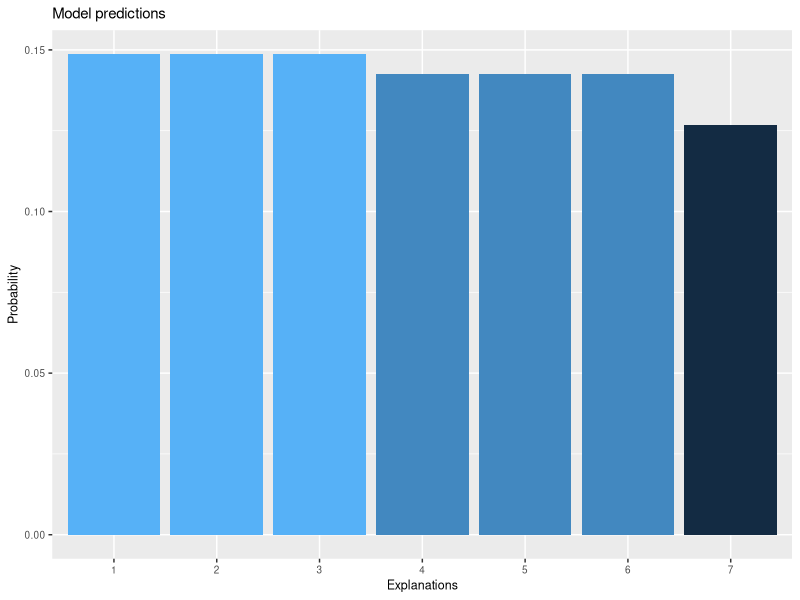
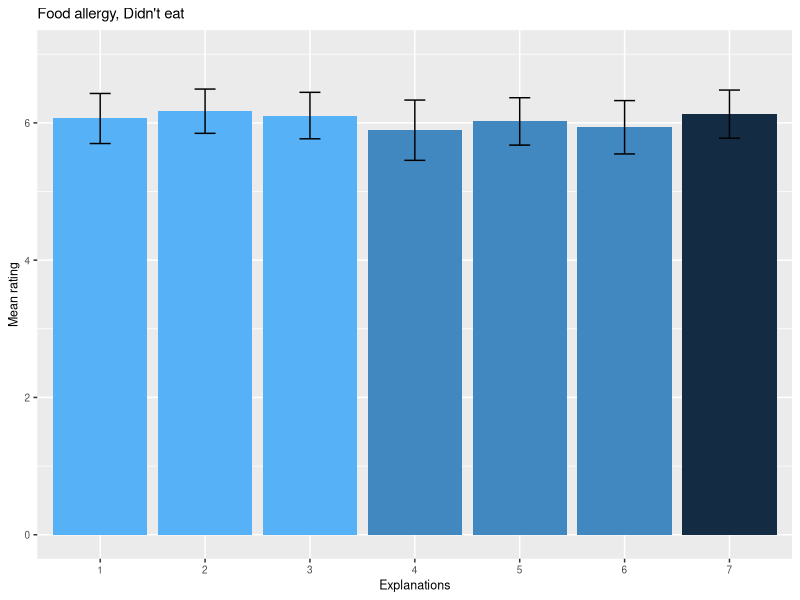
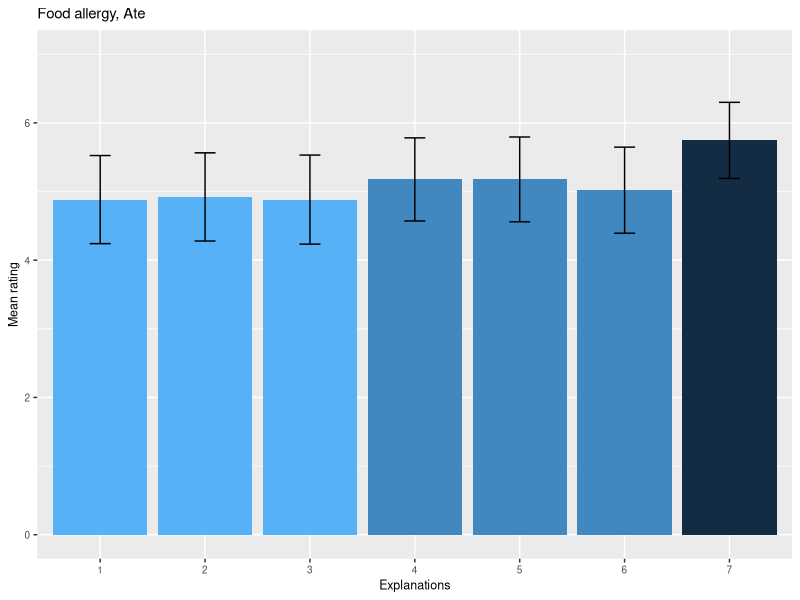
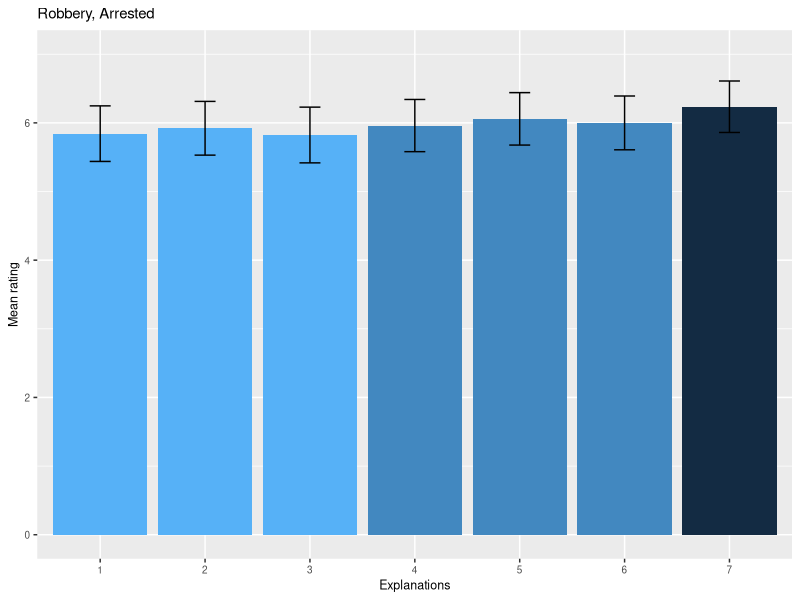
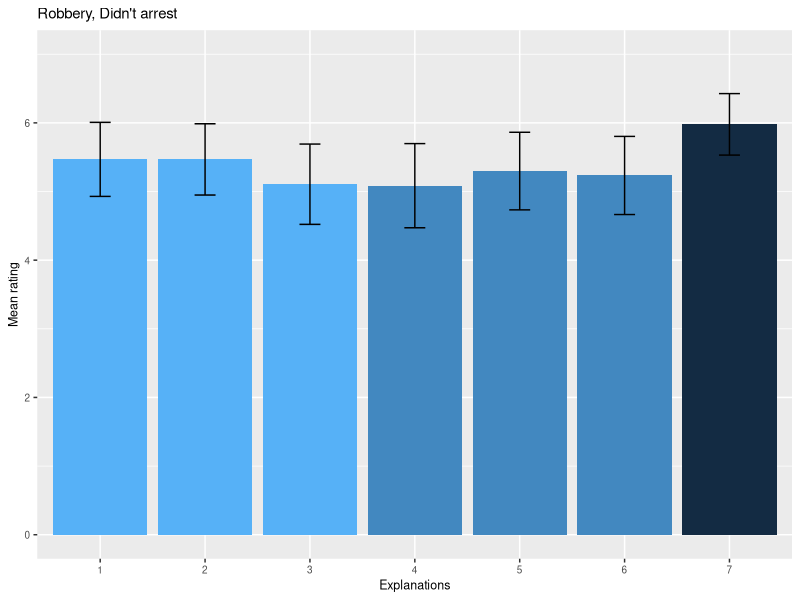
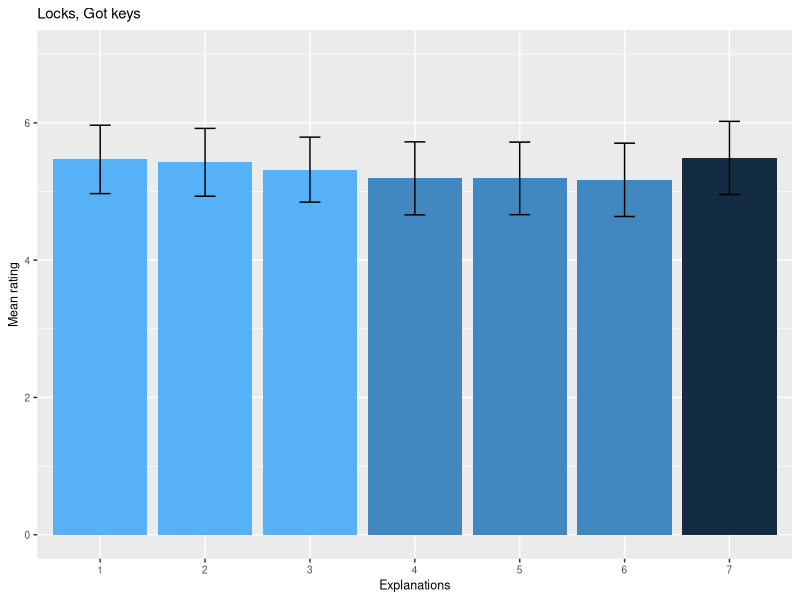
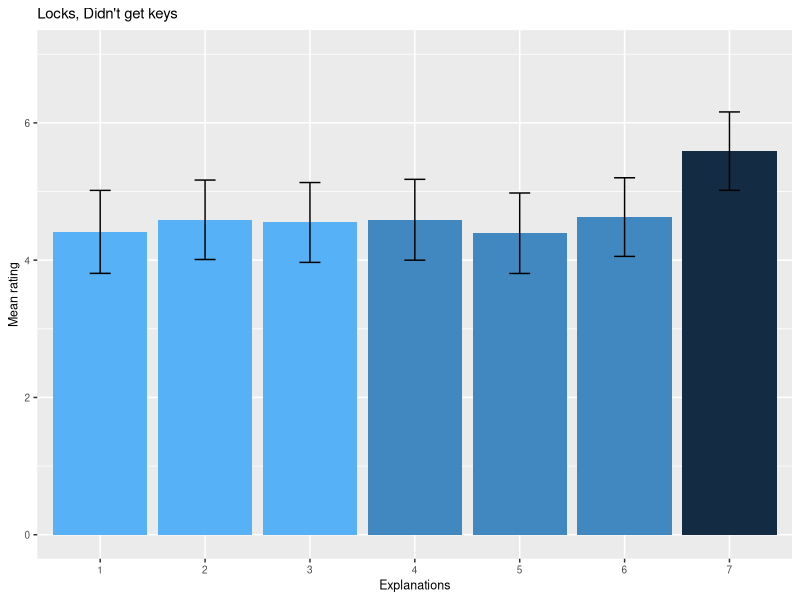

Reproduce these figures in R, in order.
# Analyze data


#  story: food allergy 
# 
#      case: did not eat the appetizer
#          explanations
#              0: knew that the goat cheese contained benzatrate
#              1: knew that the bell pepper contained benzatrate
#              2: knew that the bacon contained benzatrate
#              3: knew that the goat cheese contained benzatrate and that the bell pepper contained benzatrate
#              4: knew that the goat cheese contained benzatrate and that the bacon contained benzatrate
#              5: knew that the bell pepper contained benzatrate and that the bacon contained benzatrate
#              6: knew that the goat cheese contained benzatrate, and that the bell pepper contained benzatrate, and that the bacon contained benzatrate
#              7: didn't know that the goat cheese contained benzatrate, or that the bell pepper contained benzatrate, or that the bacon contained benzatrate
#
#      case: ate the appetizer
#          explanations
#              0: didn't know that the goat cheese contained benzatrate
#              1: didn't know that the bell pepper contained benzatrate
#              2: didn't know that the bacon contained benzatrate
#              3: didn't know that the goat cheese contained benzatrate or that the bell pepper contained benzatrate
#              4: didn't know that the goat cheese contained benzatrate or that the bacon contained benzatrate
#              5: didn't know that the bell pepper contained benzatrate or that the bacon contained benzatrate
#              6: didn't know that the goat cheese contained benzatrate, or that the bell pepper contained benzatrate, or that the bacon contained benzatrate
#              7: knew that the goat cheese contained benzatrate, and that the bell pepper contained benzatrate, and that the bacon contained benzatrate
#
#  story: robbery 
# 
#      case: arrested the culprit
#          explanations
#              0: knew that he had robbed the liquor store
#              1: knew that he had robbed the drug store
#              2: knew that he had robbed the grocery store
#              3: knew that he had robbed the liquor store and the drug store
#              4: knew that he had robbed the liquor store and the grocery store
#              5: knew that he had robbed the drug store and the grocery store
#              6: knew that he had robbed the liquor store, the drug store, and the grocery store
#              7: didn't know that he had robbed the liquor store, or the drug store, or the grocery store
#
#      case: did not arrest the culprit
#          explanations
#              0: didn't know that he had robbed the liquor store
#              1: didn't know that he had robbed the drug store
#              2: didn't know that he had robbed the grocery store
#              3: didn't know that he had robbed the liquor store or the drug store
#              4: didn't know that he had robbed the liquor store or the grocery store
#              5: didn't know that he had robbed the drug store or the grocery store
#              6: didn't know that he had robbed the liquor store, or the drug store, or the grocery store
#              7: knew that he had robbed the liquor store, and the drug store, and the grocery store
#
#  story: locks 
# 
#      case: got the keys before opening
#          explanations
#              0: knew that Lock A was locked
#              1: knew that Lock B was locked
#              2: knew that Lock C was locked
#              3: knew that Lock A was locked and that Lock B was locked
#              4: knew that Lock A was locked and that Lock C was locked
#              5: knew that Lock B was locked and that Lock C was locked
#              6: knew that Lock A was locked, and that Lock B was locked, and that Lock C was locked
#              7: didn't know that Lock A was locked, or that Lock B was locked, or that Lock C was locked
#
#      case: didn't get the keys before opening
#          explanations
#              0: didn't know that Lock A was locked
#              1: didn't know that Lock B was locked
#              2: didn't know that Lock C was locked
#              3: didn't know that Lock A was locked, or that Lock B was locked
#              4: didn't know that Lock A was locked, or that Lock C was locked
#              5: didn't know that Lock B was locked, or that Lock C was locked
#              6: didn't know that Lock A was locked, or that Lock B was locked, or that Lock C was locked
#              7: knew that Lock A was locked, and that Lock B was locked, and that Lock C was locked
#

library(tidyverse)

# Clear workspace
rm(list=ls())

# Read in data
rawdata <- read.csv("../Data/data_all.csv")

# Number of subjects before excluding subjects who failed attention check
N_total <- rawdata %>% 
           select(Subject) %>%
           rapply(function(x) length(unique(x)))
cat(sprintf("Total N: %d", N_total),"\n")

# Filter out subjects who failed the attention check
# Recall that the attention check in this experiment was explanation 7; if a subject
# gave a rating of > 4 (indicating that they thought it was a good explanation) for any
# story, all of their ratings were discarded
filteredSubjects <- rawdata %>%
                    filter(Explanation.7 > 4) %>%
					select(Subject)
processedData <- rawdata %>% anti_join(filteredSubjects, by="Subject") %>%
                             select(-Reasoning)
                     
# Number of subjects after excluding subjects who failed attention check
N_final <- processedData %>%
           select(Subject) %>%
		   rapply(function(x) length(unique(x)))
cat(sprintf("Final N: %d", N_final),"\n")

# Reformat the data
processedData_long <- gather(processedData, key = expl,
                             value = rating, Explanation.0, Explanation.1,
							 Explanation.2, Explanation.3, Explanation.4,
							 Explanation.5, Explanation.6, Explanation.7)

# Compute the ANOVA
# -------------------
# The prediction is an interaction between the Case and expl variables. Specifically,
# we predict that subjects will treat the two cases of each story differently.
pd <- processedData_long %>% filter(expl != "Explanation.7")
print((summary(aov(rating ~ Case * Story * expl + Error(Subject/(Story*expl)), data=pd))))

# Compute separate ANOVA tests for individual conditions
# --------------------
# The predicition is that within each condition, subjects will given different ratings 
# for the different explanations

# Food allergy
cat(sprintf("\n=========================\n"))
cat(sprintf("Food allergy (didn't eat) ANOVA:\n"))
dfood2 <- processedData_long %>% 
            filter(Story == "food allergy", Case=="didn't eat", expl != "Explanation.7")
print(summary(aov(rating ~ expl + Error(Subject/expl), data=dfood2)))

cat(sprintf("\n=========================\n"))
cat(sprintf("Food allergy (ate) ANOVA:\n"))
dfood1 <- processedData_long %>% 
            filter(Story == "food allergy", Case=="ate", expl != "Explanation.7")
print(summary(aov(rating ~ expl + Error(Subject/expl), data=dfood1)))

# Robbery
cat(sprintf("\n=========================\n"))
cat(sprintf("Robbery (arrested) ANOVA:\n"))
drobbery1 <- processedData_long %>% 
            filter(Story == "robbery", Case=="arrested", expl != "Explanation.7")
print(summary(aov(rating ~ expl + Error(Subject/expl), data=drobbery1)))

cat(sprintf("\n=========================\n"))
cat(sprintf("Robbery (didn't arrest) ANOVA:\n"))
drobbery2 <- processedData_long %>% 
            filter(Story == "robbery", Case=="didn't arrest", expl != "Explanation.7")
print(summary(aov(rating ~ expl + Error(Subject/expl), data=drobbery2)))

# Locks and keys
cat(sprintf("\n=========================\n"))
cat(sprintf("Locks (got keys) ANOVA:\n"))
dlocks1 <- processedData_long %>% 
            filter(Story == "locks", Case=="got keys", expl != "Explanation.7")
print(summary(aov(rating ~ expl + Error(Subject/expl), data=dlocks1)))

cat(sprintf("\n=========================\n"))
cat(sprintf("Locks (didn't get keys) ANOVA:\n"))
dlocks2 <- processedData_long %>% 
            filter(Story == "locks", Case=="didn't get keys", expl != "Explanation.7")
print(summary(aov(rating ~ expl + Error(Subject/expl), data=dlocks2)))

# Compute the t-tests
# We are specifically comparing Explanation 6 across the two cases of each story.
# These explanations provide rational support in both cases, but one explanation is
# simpler. For example, consider the robbery story. 
#
# Case 1: arrested the culprit
#	Explanation 6: knew that he had robbed the liquor store, the drug store, and the grocery store
#
# Case 2: didn't arrest the culprit
# 	Explanation 6: didn't know that he had robbed the liquor store, or the drug store, or the grocery store
#
# In Case 2, it is necessary to know all three facts in order for the action to provide rational support. But in Case 1, it only necessary to know any one of the three facts to provide rational support. As a result, relative to the other available explanations, Case 1 is a less simple explanation and would receive a lower rating according to our model. We therefore predict that people would assign a higher rating to Explanation 6 in Case 2 than in Case 1.

# Food allergy
cat(sprintf("\n=========================\n"))
cat(sprintf("Food allergy t-test result (didn't eat vs. ate):\n"))

pdFood <- processedData %>% filter(Story == "food allergy") %>%
                            select(Subject, Story, Case, Explanation.6)
print(t.test(pdFood %>% filter(Case=="didn't eat") %>% select(Explanation.6), 
      pdFood %>% filter(Case=="ate") %>% select(Explanation.6), 
	  alternative = c("less"), var.equal = TRUE))
	  
# Robbery
cat(sprintf("\n=========================\n"))
cat(sprintf("Robbery t-test result (didn't arrest vs. did arrest):\n"))

pdRobbery <- processedData %>% filter(Story == "robbery") %>%
                            select(Subject, Story, Case, Explanation.6)
print(t.test(pdRobbery %>% filter(Case=="didn't arrest") %>% select(Explanation.6), 
      pdRobbery %>% filter(Case=="arrested") %>% select(Explanation.6), 
	  alternative = c("less"), var.equal = TRUE))
	  
# Locks
cat(sprintf("\n=========================\n"))
cat(sprintf("Locks t-test result (got keys vs. didn't get keys):\n"))

pdLocks <- processedData %>% filter(Story == "locks") %>%
                            select(Subject, Story, Case, Explanation.6)
print(t.test(pdLocks %>% filter(Case=="got keys") %>% select(Explanation.6), 
      pdLocks %>% filter(Case=="didn't get keys") %>% select(Explanation.6), 
	  alternative = c("less"), var.equal = TRUE))
	  

# Make plots

# Read in model predictions
predictions <- read.csv("../Model/predictions/predictions_tidy.csv")
# Group the three freatures together to make a single column representing condition
predictions <- predictions %>% unite("f", c("Feature.1", "Feature.2", "Feature.3"))

# Plot model predictions
print(ggplot(predictions, 
             aes(x=fct_rev(fct_reorder(f, Probability)), y=Probability, fill=Probability)) +
             geom_col() +
             guides(fill=FALSE) +
             xlab("Explanations") +
             scale_x_discrete(labels=c("1","2","3","4","5","6","7")) +
             ylab("Probability") +
             theme(text=element_text(size=9)) +
             ggtitle("Model predictions"))
ggsave("expt2b_predictions.pdf", width=1.5, height=1.4, units="in")


# Plot data
CImult = 1.96

# Food allergy, didn't eat
pdFoodNoEat <- processedData_long %>%
               filter(Story == "food allergy", Case == "didn't eat",
                      expl != "Explanation.7")
# Compute means and glue a column of predictions
pdFoodNoEatMeans <- pdFoodNoEat %>% group_by(expl) %>%
                                    summarize(m = mean(rating),
                                              std = sd(rating),
                                              n = n(),
                                              CI = CImult*std/sqrt(n)) %>%
                                    mutate(prob = predictions$Probability)

print(ggplot(pdFoodNoEatMeans, 
             aes(x=fct_rev(fct_reorder(expl, prob)), y=m, fill=prob)) +
             geom_col() +
             geom_errorbar(aes(x=fct_rev(fct_reorder(expl, prob)), ymin=m-CI, ymax=m+CI), width=0.2) +
             guides(fill=FALSE) +
             xlab("Explanations") +
             scale_x_discrete(labels=c("1","2","3","4","5","6","7")) +
             ylab("Mean rating") +
             theme(text=element_text(size=9)) +
             ylim(0,7) +
             ggtitle("Food allergy, Didn't eat"))
ggsave("data_allergy.pdf", width=1.5, height=1.4, units="in")

# Food allergy, did eat
pdFoodAte <- processedData_long %>%
               filter(Story == "food allergy", Case == "ate",
                      expl != "Explanation.7")
# Compute means and glue a column of predictions
pdFoodAteMeans <- pdFoodAte %>% group_by(expl) %>%
                                    summarize(m = mean(rating),
                                              std = sd(rating),
                                              n = n(),
                                              CI = CImult*std/sqrt(n)) %>%
                                    mutate(prob = predictions$Probability)

print(ggplot(pdFoodAteMeans, 
             aes(x=fct_rev(fct_reorder(expl, prob)), y=m, fill=prob)) +
             geom_col() +
             geom_errorbar(aes(x=fct_rev(fct_reorder(expl, prob)), ymin=m-CI, ymax=m+CI), width=0.2) +
             guides(fill=FALSE) +
             xlab("Explanations") +
             scale_x_discrete(labels=c("1","2","3","4","5","6","7")) +
             ylab("Mean rating") +
             theme(text=element_text(size=9)) +
             ylim(0,7) +
             ggtitle("Food allergy, Ate"))
ggsave("data_allergy_ate.pdf", width=1.5, height=1.4, units="in")
             
# Robbery, Arrested
pdRobberyArrested <- processedData_long %>%
                     filter(Story == "robbery", Case == "arrested",
                            expl != "Explanation.7")
# Compute means and glue a column of predictions
pdRobberyArrestedMeans <- pdRobberyArrested %>% group_by(expl) %>%
                                                summarize(m = mean(rating),
                                                std = sd(rating),
                                                n = n(),
                                                CI = CImult*std/sqrt(n)) %>%
                                                mutate(prob = predictions$Probability)

print(ggplot(pdRobberyArrestedMeans, 
             aes(x=fct_rev(fct_reorder(expl, prob)), y=m, fill=prob)) +
             geom_col() +
             geom_errorbar(aes(x=fct_rev(fct_reorder(expl, prob)), ymin=m-CI, ymax=m+CI), width=0.2) +
             guides(fill=FALSE) +
             xlab("Explanations") +
             scale_x_discrete(labels=c("1","2","3","4","5","6","7")) +
             ylab("Mean rating") +
             theme(text=element_text(size=9)) +
             ylim(0,7) +
             ggtitle("Robbery, Arrested"))
ggsave("data_robbery.pdf", width=1.5, height=1.4, units="in")

# Robbery, No arrest
pdRobberyNoArrest <- processedData_long %>%
                     filter(Story == "robbery", Case == "didn't arrest",
                            expl != "Explanation.7")
# Compute means and glue a column of predictions
pdRobberyNoArrestMeans <- pdRobberyNoArrest %>% group_by(expl) %>%
                                                summarize(m = mean(rating),
                                                std = sd(rating),
                                                n = n(),
                                                CI = CImult*std/sqrt(n)) %>%
                                                mutate(prob = predictions$Probability)

print(ggplot(pdRobberyNoArrestMeans, 
             aes(x=fct_rev(fct_reorder(expl, prob)), y=m, fill=prob)) +
             geom_col() +
             geom_errorbar(aes(x=fct_rev(fct_reorder(expl, prob)), ymin=m-CI, ymax=m+CI), width=0.2) +
             guides(fill=FALSE) +
             xlab("Explanations") +
             scale_x_discrete(labels=c("1","2","3","4","5","6","7")) +
             ylab("Mean rating") +
             theme(text=element_text(size=9)) +
             ylim(0,7) +
             ggtitle("Robbery, Didn't arrest"))
ggsave("data_robbery_noarrest.pdf", width=1.5, height=1.4, units="in")

             
# Locks, Got keys
pdLocksGotKeys <- processedData_long %>%
                  filter(Story == "locks", Case == "got keys",
                         expl != "Explanation.7")
# Compute means and glue a column of predictions
pdLocksGotKeysMeans <- pdLocksGotKeys %>% group_by(expl) %>%
                                          summarize(m = mean(rating),
                                          std = sd(rating),
                                          n = n(),
                                          CI = CImult*std/sqrt(n)) %>%
                                          mutate(prob = predictions$Probability)

print(ggplot(pdLocksGotKeysMeans, 
             aes(x=fct_rev(fct_reorder(expl, prob)), y=m, fill=prob)) +
             geom_col() +
             geom_errorbar(aes(x=fct_rev(fct_reorder(expl, prob)), ymin=m-CI, ymax=m+CI), width=0.2) +
             guides(fill=FALSE) +
             xlab("Explanations") +
             scale_x_discrete(labels=c("1","2","3","4","5","6","7")) +
             ylab("Mean rating") +
             theme(text=element_text(size=9)) +
             ylim(0,7) +
             ggtitle("Locks, Got keys"))
ggsave("data_locks.pdf", width=1.5, height=1.4, units="in")

# Locks, Didn't get keys
pdLocksNoKeys <- processedData_long %>%
                  filter(Story == "locks", Case == "didn't get keys",
                         expl != "Explanation.7")
# Compute means and glue a column of predictions
pdLocksNoKeysMeans <- pdLocksNoKeys %>% group_by(expl) %>%
                                          summarize(m = mean(rating),
                                          std = sd(rating),
                                          n = n(),
                                          CI = CImult*std/sqrt(n)) %>%
                                          mutate(prob = predictions$Probability)

print(ggplot(pdLocksNoKeysMeans, 
             aes(x=fct_rev(fct_reorder(expl, prob)), y=m, fill=prob)) +
             geom_col() +
             geom_errorbar(aes(x=fct_rev(fct_reorder(expl, prob)), ymin=m-CI, ymax=m+CI), width=0.2) +
             guides(fill=FALSE) +
             xlab("Explanations") +
             scale_x_discrete(labels=c("1","2","3","4","5","6","7")) +
             ylab("Mean rating") +
             theme(text=element_text(size=9)) +
             ylim(0,7) +
             ggtitle("Locks, Didn't get keys"))
ggsave("data_locks_nokeys.pdf", width=1.5, height=1.4, units="in")
